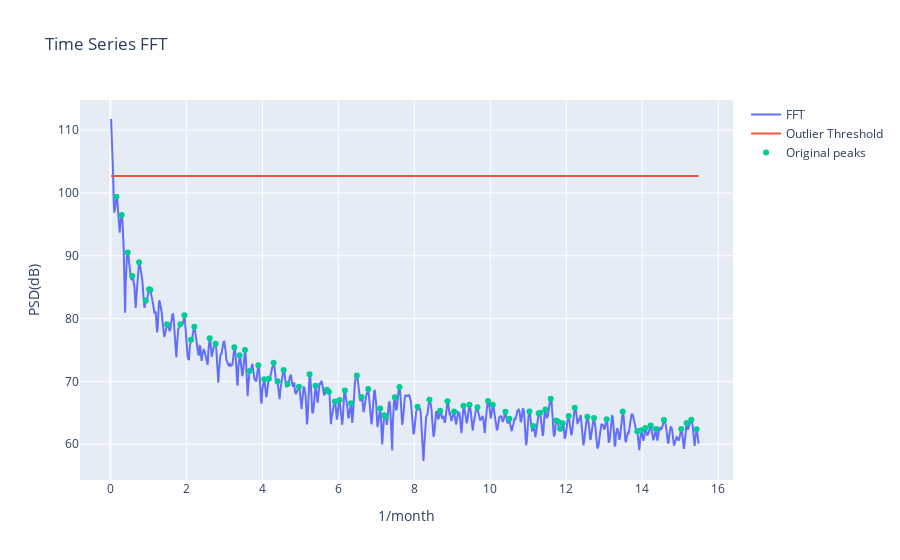

Notebook code cell kept with this figure:
### Code cell
fft_detect = FFTDetector(sp_series)
fft_dt_outcome = fft_detect.detector(sample_spacing=31.0)
print(fft_dt_outcome)
fft_detect.plot_fft('month',sample_spacing=31.0, title="Time Series FFT")

### Figure 1 — Plotly figure (JSON) as saved in the notebook; plotly's stock layout.template omitted (floating-point values rounded to 4 significant figures; data arrays with more than 128 entries replaced by an {"elided": "..."} marker saying what was removed)
{"data": [{"name": "FFT", "type": "scatter", "x": {"elided": "883 float values"}, "y": {"elided": "883 float values"}}, {"name": "Outlier Threshold", "type": "scatter", "x": {"elided": "883 float values"}, "y": {"elided": "883 float values"}}, {"mode": "markers", "name": "Original peaks", "type": "scatter", "x": [0.1578, 0.2981, 0.4559, 0.5786, 0.754, 0.9293, 1.017, 1.052, 1.49, 1.841, 1.946, 2.122, 2.209, 2.613, 2.77, 3.261, 3.402, 3.542, 3.665, 3.893, 4.05, 4.173, 4.296, 4.401, 4.559, 4.664, 4.962, 5.243, 5.4, 5.699, 5.751, 5.909, 6.032, 6.172, 6.33, 6.488, 6.61, 6.786, 7.101, 7.206, 7.242, 7.487, 7.61, 8.083, 8.399, 8.679, 8.872, 9.048, 9.293, 9.451, 9.661, 9.942, 10.06, 10.4, 10.5, 11.03, 11.13, 11.27, 11.31, 11.45, 11.59, 11.73, 11.78, 11.84, 11.91, 12.06, 12.22, 12.55, 12.73, 13.06, 13.48, 13.87, 13.97, 14.08, 14.22, 14.36, 14.57, 15.03, 15.17, 15.29, 15.43], "y": [99.39, 96.49, 90.54, 86.79, 88.98, 82.88, 84.68, 84.6, 79.11, 79.09, 80.54, 76.64, 78.7, 76.88, 75.99, 75.43, 74.16, 74.98, 71.66, 72.56, 70.34, 70.44, 72.96, 70.02, 71.8, 69.59, 69.16, 71.15, 69.33, 68.67, 68.34, 66.79, 67.04, 68.56, 66.5, 70.94, 67.52, 68.8, 65.7, 64.62, 64.39, 67.47, 69.13, 65.97, 67.07, 65.33, 66.84, 65.21, 66.1, 66.3, 65.88, 66.87, 66.3, 65.16, 64.06, 65.22, 62.9, 64.93, 64.99, 65.51, 67.23, 63.79, 63.62, 62.47, 63.34, 64.48, 65.79, 64.36, 64.16, 63.97, 65.2, 62.07, 62.21, 62.59, 62.97, 62.41, 63.84, 62.44, 63.37, 63.91, 62.37]}, {"mode": "markers", "name": "Selected peaks", "type": "scatter", "x": [], "y": []}], "layout": {"title": {"text": "Time Series FFT"}, "xaxis": {"title": {"text": "1/month"}}, "yaxis": {"title": {"text": "PSD(dB)"}}}}
